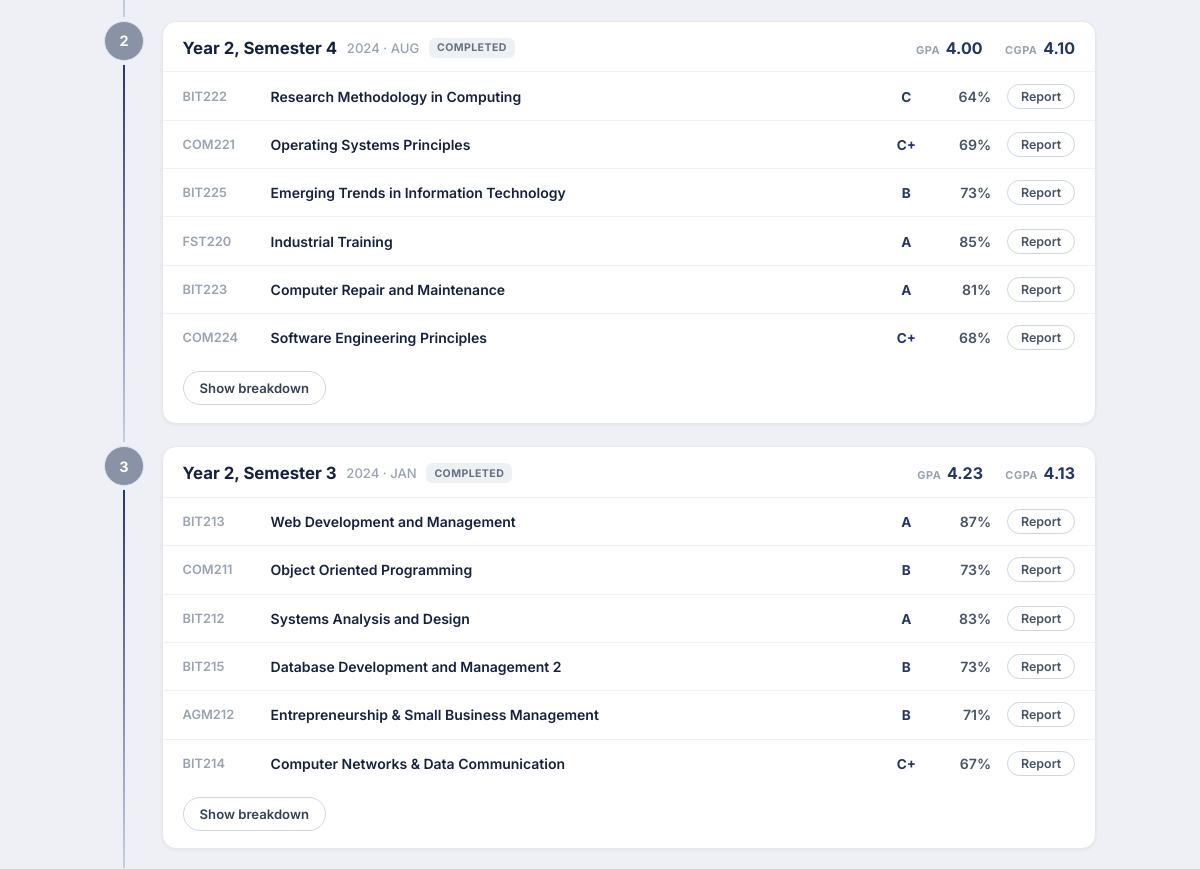
/ExamResultInterface.php (signed in, middle part), run on an earlier commit of the app's database.
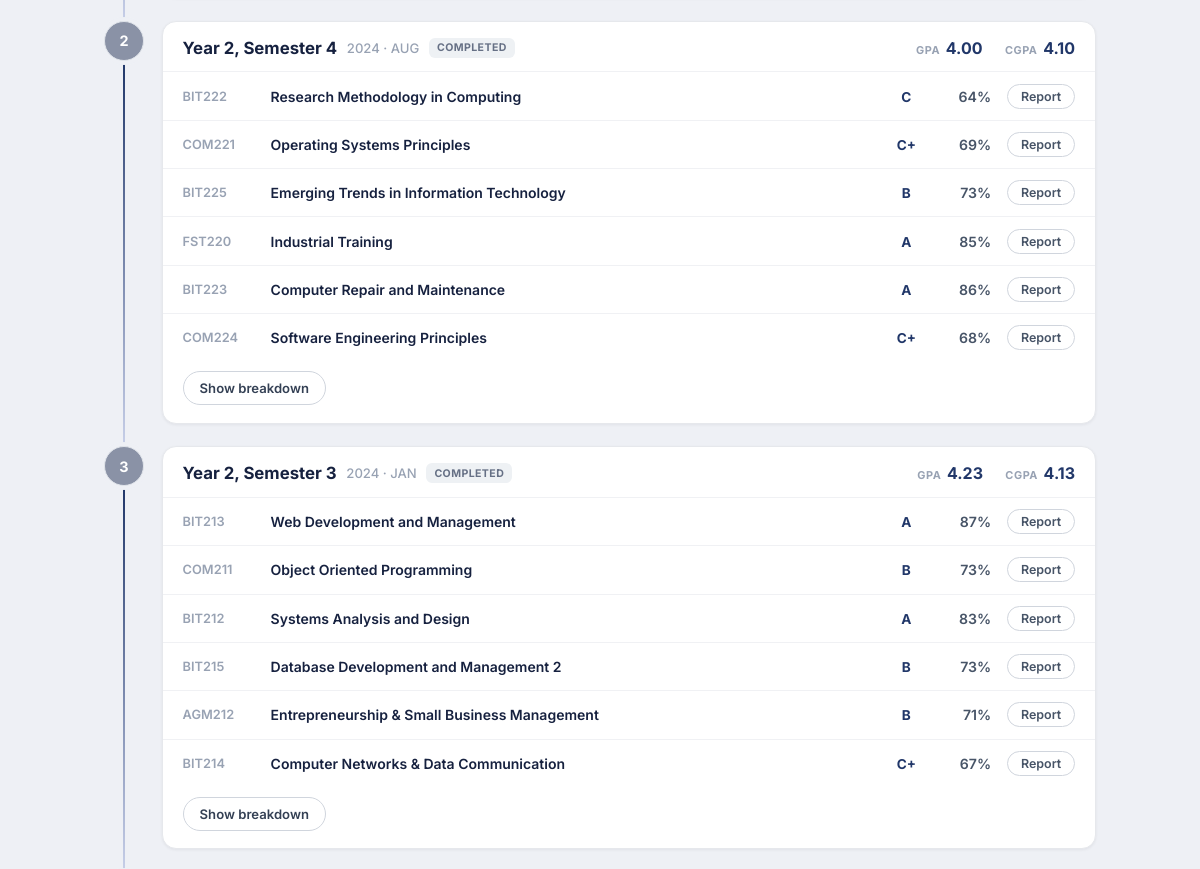
And on a later commit of the database.
### tables this page shows
CREATE TABLE IF NOT EXISTS `gpa_tb` (
  `ID` int NOT NULL AUTO_INCREMENT,
  `student_ID` varchar(10) NOT NULL,
  `total_quality_points` decimal(8,2) NOT NULL,
  `total_credit_units` decimal(8,2) NOT NULL,
  `gpa_value` decimal(5,4) NOT NULL,
  `sem_no` int NOT NULL,
  PRIMARY KEY (`ID`),
  UNIQUE KEY `uq_gpa_student_sem` (`student_ID`,`sem_no`),
  KEY `student_ID` (`student_ID`)
);

CREATE TABLE IF NOT EXISTS `cgpa_tb` (
  `ID` int NOT NULL AUTO_INCREMENT,
  `student_ID` varchar(10) NOT NULL,
  `sem_no` int NOT NULL,
  `year_no` int NOT NULL,
  `total_quality_points` decimal(8,2) NOT NULL,
  `total_credit_units` decimal(8,2) NOT NULL,
  `cgpa_value` decimal(5,4) NOT NULL,
  PRIMARY KEY (`ID`),
  UNIQUE KEY `uq_cgpa_student_sem_year` (`student_ID`,`sem_no`,`year_no`),
  KEY `student_ID` (`student_ID`)
);

CREATE TABLE IF NOT EXISTS `results_tb` (
  `ID` int NOT NULL AUTO_INCREMENT,
  `module_code` varchar(10) NOT NULL,
  `student_ID` varchar(10) NOT NULL,
  `year_no` int NOT NULL,
  `sem_no` int NOT NULL,
  `cat1_mk` int NOT NULL,
  `cat2_mk` int NOT NULL,
  `exam_mk` int NOT NULL,
  `grade_point` decimal(3,2) NOT NULL,
  `letter_grade` varchar(5) NOT NULL,
  `final_total` int NOT NULL,
  `status_retake_pass` varchar(20) NOT NULL,
  `created_at` timestamp NOT NULL,
  PRIMARY KEY (`ID`),
  UNIQUE KEY `uq_result_student_module` (`student_ID`,`module_code`),
  KEY `module_code` (`module_code`),
  KEY `student_ID` (`student_ID`),
  KEY `letter_grade` (`letter_grade`),
  KEY `grade_point_2` (`grade_point`)
);

CREATE TABLE IF NOT EXISTS `module_tb` (
  `ID` int NOT NULL,
  `module_code` varchar(10) NOT NULL,
  `module_name` varchar(250) NOT NULL,
  `year_no` int NOT NULL,
  `sem_no` int NOT NULL,
  `program_code` varchar(10) NOT NULL,
  `credit_unit` decimal(3,1) NOT NULL,
  PRIMARY KEY (`ID`),
  UNIQUE KEY `module_code_2` (`module_code`),
  KEY `module_code` (`module_code`),
  KEY `program_code` (`program_code`)
);

### ExamResultInterface.php (the view, shortened to what this page needs)
<?php
$db_host = "127.0.0.1";
$db_port = "3306";
$db_name = "apaagps_db";
$db_user = "root";
$db_pass = "";
try {
    $dsn = "mysql:host={$db_host};port={$db_port};dbname={$db_name};charset=utf8mb4";
    $pdo = new PDO($dsn, $db_user, $db_pass, [
        PDO::ATTR_ERRMODE            => PDO::ERRMODE_EXCEPTION,
        PDO::ATTR_DEFAULT_FETCH_MODE => PDO::FETCH_ASSOC,
        PDO::ATTR_EMULATE_PREPARES   => false,
    ]);
} catch (PDOException $e) {
    die("Database connection failed: " . $e->getMessage());
}
$stmtS = $pdo->prepare("
    SELECT s.student_ID, s.student_name, s.program_code,
           p.program_name, p.program_faculty
    FROM   student_tb s
    JOIN   program_tb p ON s.program_code = p.program_code
    WHERE  s.student_ID = ?
    LIMIT  1
");
$stmtS->execute([$_SESSION["student_ID"]]);
$student = $stmtS->fetch();
$stmtR = $pdo->prepare("
    SELECT r.year_no,
           r.sem_no,
           r.module_code,
           m.module_name,
           m.credit_unit,
           r.cat1_mk,
           r.cat2_mk,
           r.exam_mk,
           r.final_total,
           r.letter_grade,
           r.grade_point,
           r.status_retake_pass,
           (s.intake_year + IFNULL(t.year_offset, 0)) AS calendar_year,
           IFNULL(t.term_month, '—') AS calendar_month
    FROM   results_tb r
    JOIN   module_tb  m ON r.module_code = m.module_code
    JOIN   student_tb s ON r.student_ID = s.student_ID
    LEFT JOIN term_mapping_tb t ON s.intake_session = t.intake_session
                               AND r.year_no = t.year_no
                               AND r.sem_no = t.sem_no
    WHERE  r.student_ID = ?
    ORDER  BY r.year_no DESC, r.sem_no DESC
");
$stmtR->execute([$student["student_ID"]]);
$allResults = $stmtR->fetchAll();
$stmtG = $pdo->prepare("
    SELECT sem_no, gpa_value, total_quality_points, total_credit_units
    FROM   gpa_tb
    WHERE  student_ID = ?
    ORDER  BY sem_no DESC
");
$stmtG->execute([$student["student_ID"]]);
$gpaMap = [];
foreach ($stmtG->fetchAll() as $g) {
    $gpaMap[(int)$g["sem_no"]] = $g;
}
$stmtC = $pdo->prepare("
    SELECT year_no, sem_no, cgpa_value, total_quality_points, total_credit_units
    FROM   cgpa_tb
    WHERE  student_ID = ?
    ORDER  BY year_no ASC, sem_no ASC
");
$stmtC->execute([$student["student_ID"]]);
$cgpaMap = [];
foreach ($stmtC->fetchAll() as $c) {
    $cgpaMap["{$c['year_no']}-{$c['sem_no']}"] = $c;
}
$grouped = [];
foreach ($allResults as $row) {
    $grouped[$row["year_no"]][$row["sem_no"]][] = $row;
}
$timelineBlocks = [];
foreach ($grouped as $year => $sems) {
    foreach ($sems as $sem => $rows) {
        $timelineBlocks[] = ["year" => (int)$year, "sem" => (int)$sem, "rows" => $rows];
    }
}
function pillClass(?string $g): string {
    return match(true) {
        $g === 'A'               => 'pill-a',
        str_starts_with($g, 'B') => 'pill-b',
        str_starts_with($g, 'C') => 'pill-c',
        str_starts_with($g, 'D') => 'pill-d',
        default                  => 'pill-f',
    };
}
function fmtScore($v): string  { return ($v === null || $v === '') ? '—' : (int)$v . '%'; }
function semComplete(array $rows): bool {
    return true;
}
?>
<!DOCTYPE html>
<html lang="en">
<head>
</head>
<body>
<main class="page-wrap">
    <?php if (empty($timelineBlocks)): ?>
        <p class="empty">No exam results found for your account yet.</p>
    <?php else: ?>
    <div class="timeline">
        <?php foreach ($timelineBlocks as $idx => $block):
            $year   = $block["year"];
            $sem    = $block["sem"];
            $rows   = $block["rows"];
            $isLatest = ($idx === 0);
            $complete = semComplete($rows);
            $term     = $rows[0]["calendar_year"] . " · " . $rows[0]["calendar_month"];
            $gpaVal   = ($complete && isset($gpaMap[$sem])) ? number_format($gpaMap[$sem]["gpa_value"], 2) : "—";
            $cgpaRow  = $cgpaMap["{$year}-{$sem}"] ?? null;
            $cgpaVal  = ($complete && $cgpaRow) ? number_format($cgpaRow["cgpa_value"], 2) : "—";
        ?>
        <div class="tl-item">
            <div class="tl-rail">
                <?php if ($isLatest): ?>
                    <div class="tl-node star" title="Latest semester">&#9733;</div>
                <?php else: ?>
                    <div class="tl-node num"><?= $idx ?></div>
                <?php endif; ?>
            </div>
            <div class="tl-card">
                <div class="card-top">
                    <div class="card-titlewrap">
                        <span class="card-title">Year <?= $year ?>, Semester <?= $sem ?></span>
                        <span class="card-term"><?= htmlspecialchars($term) ?></span>
                        <?php if ($isLatest): ?>
                            <span class="badge badge-latest">Latest</span>
                        <?php else: ?>
                            <span class="badge badge-completed">Completed</span>
                        <?php endif; ?>
                    </div>
                    <div class="card-gpa">
                        <div><span class="lab">GPA</span><span class="val"><?= $gpaVal ?></span></div>
                        <?php if (!($year === 1 && $sem === 1)): ?>
                        <div><span class="lab">CGPA</span><span class="val"><?= $cgpaVal ?></span></div>
                        <?php endif; ?>
                    </div>
                </div>
                <div class="mrows">
                    <?php foreach ($rows as $r): ?>
                    <div class="mrow">
                        <span class="code"><?= htmlspecialchars($r["module_code"]) ?></span>
                        <span class="mname"><?= htmlspecialchars($r["module_name"]) ?></span>
                        <span class="grade">
                            <?php if ($r["letter_grade"] !== null && $r["letter_grade"] !== ""): ?>
                                <span class="pill <?= pillClass($r["letter_grade"]) ?>"><?= htmlspecialchars($r["letter_grade"]) ?></span>
                            <?php else: ?>—<?php endif; ?>
                        </span>
                        <span class="score"><?= fmtScore($r["final_total"]) ?></span>
                        <span class="rep">
                            <button class="btn-report"
                                onclick="reportModule('<?= htmlspecialchars($r['module_code']) ?>', '<?= htmlspecialchars(addslashes($r['module_name'])) ?>')">
                                Report
                            </button>
                        </span>
                    </div>
                    <?php endforeach; ?>
                </div>
                <button type="button" class="btn-break" onclick="toggleBreak(this)">Show breakdown</button>
            </div>
        </div>
        <?php endforeach; ?>
    </div>
    <?php endif; ?>
</main>
</body>
</html>

### ExamResultInterface.php (style rules this page uses)
*, *::before, *::after { box-sizing: border-box; margin: 0; padding: 0; }
body { font-family: 'Inter', sans-serif; font-size: 14px; color: #101828; background: #eef0f5; }
.page-wrap { max-width: 1040px; margin: 0 auto; padding: 0 1.5rem 3rem; }
.timeline { position: relative; }
.tl-item { display: flex; gap: 1.1rem; position: relative; padding-bottom: 1.4rem; }
.tl-rail { position: relative; flex: 0 0 2.5rem; display: flex; justify-content: center; }
.tl-rail::before { content: ""; position: absolute; left: 50%; top: 2.5rem; bottom: -1.4rem; width: 2px; background: linear-gradient(var(--navy,#213769),#c7cfe8); transform: translateX(-50%); }
.tl-node { width: 2.5rem; height: 2.5rem; border-radius: 50%; display: flex; align-items: center; justify-content: center; font-weight: 700; font-size: .9rem; z-index: 1; flex: 0 0 auto; }
.tl-node.num { background: rgb(138, 146, 166); box-shadow: rgb(238, 240, 245) 0px 0px 0px 4px; color: #ffff; border: 1px solid #e0e4ea; }
.tl-card { flex: 1 1 auto; min-width: 0; background: #fff; border: 1px solid #e6e8ec; border-radius: 14px; box-shadow: 0 1px 3px rgba(16,24,40,.06); overflow: hidden; }
.card-top { display: flex; align-items: center; justify-content: space-between; gap: 1rem; padding: 1rem 1.25rem .85rem; flex-wrap: wrap; }
.card-titlewrap { display: flex; align-items: center; gap: .6rem; flex-wrap: wrap; }
.card-title { font-size: 1.05rem; font-weight: 700; color: #16213f; }
.card-term { color: #98a2b3; font-weight: 500; font-size: .82rem; }
.badge { font-size: .66rem; font-weight: 700; letter-spacing: .04em; padding: .22rem .5rem; border-radius: 6px; text-transform: uppercase; }
.badge-completed { background: #eef1f4; color: #667085; }
.card-gpa { display: flex; gap: 1.4rem; align-items: baseline; }
.card-gpa .lab { font-size: .68rem; letter-spacing: .05em; color: #98a2b3; font-weight: 700; }
.card-gpa .val { font-size: 1rem; font-weight: 700; margin-left: .35rem; color: #213769; }
.mrow { display: flex; align-items: center; gap: 1rem; padding: .7rem 1.25rem; border-top: 1px solid #f0f1f4; }
.mrow .code { flex: 0 0 4.5rem; color: #98a2b3; font-weight: 600; font-size: .8rem; }
.mrow .mname { flex: 1 1 auto; font-weight: 600; color: #16213f; min-width: 0; }
.mrow .score { flex: 0 0 3.2rem; text-align: right; color: #475467; font-weight: 600; font-size: .88rem; }
.mrow .rep { flex: 0 0 auto; }
.pill { padding: 0; border-radius: 0; font-weight: 700; font-size: .85rem; display: inline-block; min-width: 2.2rem; text-align: center; background: none; color: #33528f; }
.pill-a, .pill-b, .pill-c, .pill-d, .pill-f { background: none; color: #213769; }
.btn-report { border: 1px solid #d0d5dd; background: #fff; color: #475467; border-radius: 999px; padding: .25rem .8rem; font-size: .78rem; font-weight: 600; cursor: pointer; font-family: inherit; white-space: nowrap; }
.btn-break { display: inline-flex; align-items: center; gap: .4rem; margin: .6rem 1.25rem 1.1rem; border: 1px solid #d0d5dd; background: #fff; color: #344054; border-radius: 999px; padding: .5rem 1rem; font-size: .82rem; font-weight: 600; cursor: pointer; font-family: inherit; }

What changed in the data, as far as the page shows it:
changed results_tb "BIT223": final_total "81%" → "86%"
